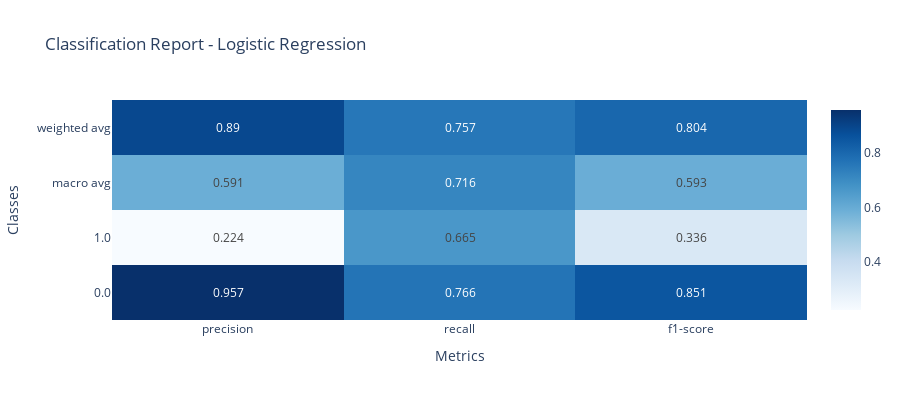
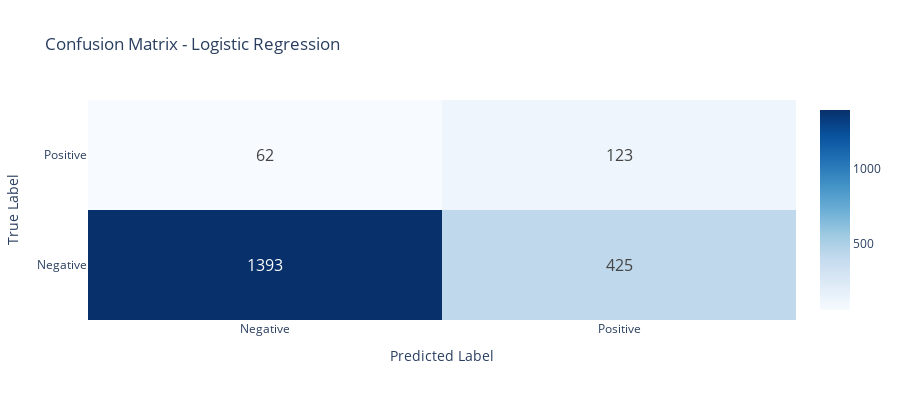
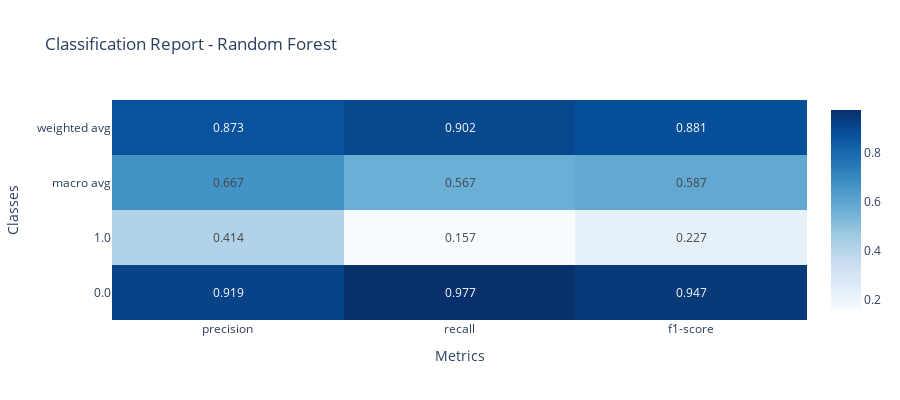
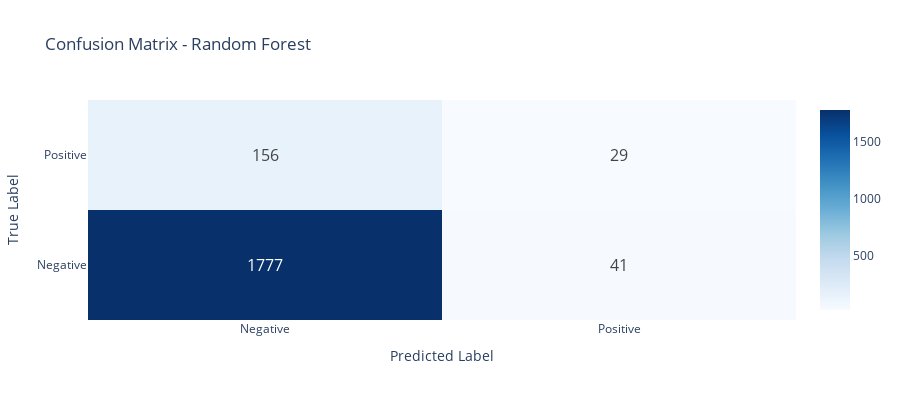

Notebook cell for these charts, in order:
### Code cell
classify.run_classification_plotly(best_features[0][:150], "DQ_TARGET", all_features)

### Figure 1 — Plotly figure (JSON) as saved in the notebook; plotly's stock layout.template omitted (floating-point values rounded to 4 significant figures)
{"data": [{"colorscale": [[0, "rgb(247,251,255)"], [0.125, "rgb(222,235,247)"], [0.25, "rgb(198,219,239)"], [0.375, "rgb(158,202,225)"], [0.5, "rgb(107,174,214)"], [0.625, "rgb(66,146,198)"], [0.75, "rgb(33,113,181)"], [0.875, "rgb(8,81,156)"], [1, "rgb(8,48,107)"]], "showscale": true, "text": [[0.957, 0.766, 0.851], [0.224, 0.665, 0.336], [0.591, 0.716, 0.593], [0.89, 0.757, 0.804]], "textfont": {"size": 12}, "texttemplate": "%{text}", "type": "heatmap", "x": ["precision", "recall", "f1-score"], "y": ["0.0", "1.0", "macro avg", "weighted avg"], "z": [[0.9574, 0.7662, 0.8512], [0.2245, 0.6649, 0.3356], [0.5909, 0.7155, 0.5934], [0.8897, 0.7569, 0.8036]]}], "layout": {"height": 400, "title": {"text": "Classification Report - Logistic Regression"}, "xaxis": {"title": {"text": "Metrics"}}, "yaxis": {"title": {"text": "Classes"}}}}

### Figure 2 — Plotly figure (JSON) as saved in the notebook; plotly's stock layout.template omitted (floating-point values rounded to 4 significant figures)
{"data": [{"colorscale": [[0, "rgb(247,251,255)"], [0.125, "rgb(222,235,247)"], [0.25, "rgb(198,219,239)"], [0.375, "rgb(158,202,225)"], [0.5, "rgb(107,174,214)"], [0.625, "rgb(66,146,198)"], [0.75, "rgb(33,113,181)"], [0.875, "rgb(8,81,156)"], [1, "rgb(8,48,107)"]], "showscale": true, "text": [[1393, 425], [62, 123]], "textfont": {"size": 16}, "texttemplate": "%{text}", "type": "heatmap", "x": ["Negative", "Positive"], "y": ["Negative", "Positive"], "z": [[1393, 425], [62, 123]]}], "layout": {"height": 400, "title": {"text": "Confusion Matrix - Logistic Regression"}, "xaxis": {"title": {"text": "Predicted Label"}}, "yaxis": {"title": {"text": "True Label"}}}}

### Figure 3 — Plotly figure (JSON) as saved in the notebook; plotly's stock layout.template omitted (floating-point values rounded to 4 significant figures)
{"data": [{"colorscale": [[0, "rgb(247,251,255)"], [0.125, "rgb(222,235,247)"], [0.25, "rgb(198,219,239)"], [0.375, "rgb(158,202,225)"], [0.5, "rgb(107,174,214)"], [0.625, "rgb(66,146,198)"], [0.75, "rgb(33,113,181)"], [0.875, "rgb(8,81,156)"], [1, "rgb(8,48,107)"]], "showscale": true, "text": [[0.919, 0.977, 0.947], [0.414, 0.157, 0.227], [0.667, 0.567, 0.587], [0.873, 0.902, 0.881]], "textfont": {"size": 12}, "texttemplate": "%{text}", "type": "heatmap", "x": ["precision", "recall", "f1-score"], "y": ["0.0", "1.0", "macro avg", "weighted avg"], "z": [[0.9193, 0.9774, 0.9475], [0.4143, 0.1568, 0.2275], [0.6668, 0.5671, 0.5875], [0.8727, 0.9016, 0.881]]}], "layout": {"height": 400, "title": {"text": "Classification Report - Random Forest"}, "xaxis": {"title": {"text": "Metrics"}}, "yaxis": {"title": {"text": "Classes"}}}}

### Figure 4 — Plotly figure (JSON) as saved in the notebook; plotly's stock layout.template omitted (floating-point values rounded to 4 significant figures)
{"data": [{"colorscale": [[0, "rgb(247,251,255)"], [0.125, "rgb(222,235,247)"], [0.25, "rgb(198,219,239)"], [0.375, "rgb(158,202,225)"], [0.5, "rgb(107,174,214)"], [0.625, "rgb(66,146,198)"], [0.75, "rgb(33,113,181)"], [0.875, "rgb(8,81,156)"], [1, "rgb(8,48,107)"]], "showscale": true, "text": [[1777, 41], [156, 29]], "textfont": {"size": 16}, "texttemplate": "%{text}", "type": "heatmap", "x": ["Negative", "Positive"], "y": ["Negative", "Positive"], "z": [[1777, 41], [156, 29]]}], "layout": {"height": 400, "title": {"text": "Confusion Matrix - Random Forest"}, "xaxis": {"title": {"text": "Predicted Label"}}, "yaxis": {"title": {"text": "True Label"}}}}
